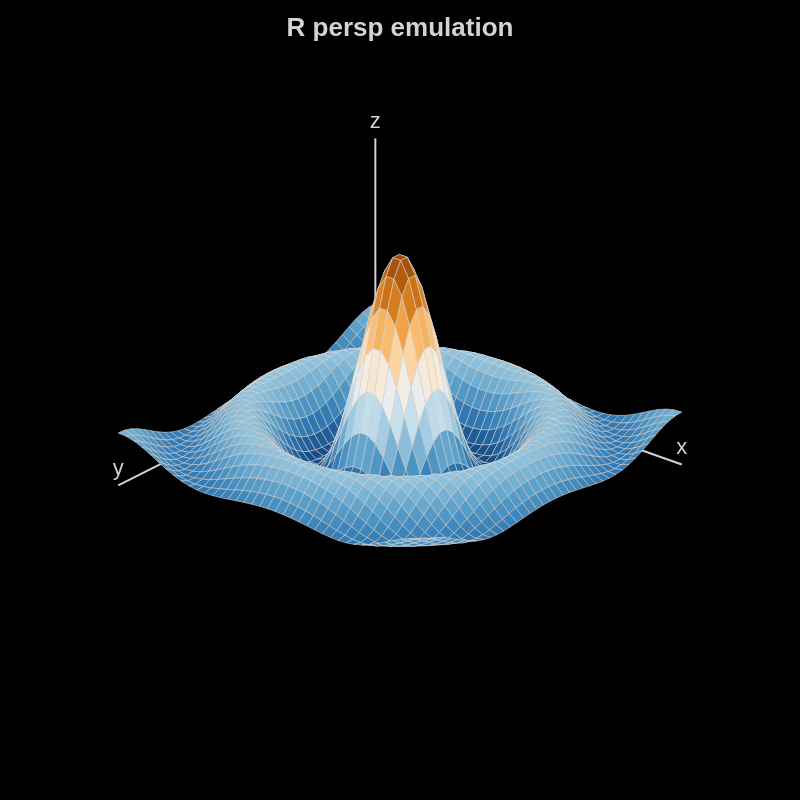

Vega-Lite specification stored for this chart:
### Vega specification from a JSON file in a GitHub repository (floating-point values rounded to 4 significant figures)
{"$schema": "https://vega.github.io/schema/vega/v5.json", "width": 400, "height": 400, "background": "black", "title": {"text": "R persp emulation", "color": {"signal": "axis_color"}, "dy": 25}, "signals": [{"name": "x_sequence", "value": {"min": -10, "max": 10, "count": 40}}, {"name": "y_sequence", "init": "x_sequence"}, {"name": "size_matrix", "init": "length(data('matrix'))"}, {"name": "size", "init": "min(width,height)/2"}, {"name": "expand", "value": 0.6, "bind": {"input": "range", "min": 0, "max": 2, "step": 0.1}}, {"name": "grid_color", "value": "lightgrey"}, {"name": "axis_color", "value": "lightgrey"}, {"name": "scale", "value": 1, "bind": {"input": "range", "min": 0, "max": 2, "step": 0.1}, "on": [{"events": "view:mousewheel", "update": "max(0, min(2, scale + (event.wheelDelta > 0 ? 0.1 : -0.1)))"}]}, {"name": "angle_HOR", "on": [{"events": {"source": "view", "type": "mousemove", "filter": "event.buttons === 1"}, "update": "theta + ((event.movementX < 0) ^ (phi > 180) ? 5 : (event.movementX > 0) ^(phi > 180) ? -5 : 0)"}]}, {"name": "validAngle_HOR", "update": "angle_HOR % 360 <0 ? 360 + angle_HOR % 360 : angle_HOR % 360"}, {"name": "angle_VER", "on": [{"events": {"source": "view", "type": "mousemove", "filter": "event.buttons === 1"}, "update": "phi + (event.movementY < 0 ? 5 : event.movementY > 0 ? -5 : 0)"}]}, {"name": "validAngle_VER", "update": "angle_VER % 360 <0 ? 360 + angle_VER % 360 : angle_VER % 360"}, {"name": "theta", "value": 40, "bind": {"input": "range", "min": 0, "max": 360, "step": 1}, "on": [{"events": {"signal": "validAngle_HOR"}, "update": "validAngle_HOR"}]}, {"name": "phi", "value": 65, "bind": {"input": "range", "min": 0, "max": 360, "step": 1}, "on": [{"events": {"signal": "validAngle_VER"}, "update": "validAngle_VER"}]}, {"name": "axes", "value": true, "bind": {"input": "checkbox"}}, {"name": "qrAngle_HOR", "init": "PI*(theta)/360", "on": [{"events": {"signal": "-theta"}, "update": "PI*(theta)/360"}]}, {"name": "qrAngle_VER", "init": "PI*(phi)/360", "on": [{"events": {"signal": "phi"}, "update": "PI*(phi)/360"}]}, {"name": "qrw0", "update": "cos(qrAngle_VER)"}, {"name": "qrw1", "update": "cos(qrAngle_HOR)"}, {"name": "qrx0", "update": "sin(qrAngle_VER)"}, {"name": "qrz1", "update": "sin(qrAngle_HOR)"}, {"name": "q", "update": "{x:qrx0*qrw1, y:-qrx0*qrz1, z:qrw0*qrz1, w: qrw0*qrw1}"}, {"name": "q_1", "update": "{x:-q.x, y:-q.y, z: -q.z, w: q.w}"}, {"name": "matrix_values", "init": "{}", "on": [{"events": "area:mouseover,line:mouseover", "update": "{'x':format(invert('scale_x',datum.x),'.2f'),'y':format(invert('scale_y',datum.y),'.2f'),'z':format(datum.value,'.2f')}"}, {"events": "area:mouseout,line:mouseout", "update": "{}"}]}], "scales": [{"name": "scale_x", "type": "linear", "domain": {"data": "z_matrix", "field": "x"}, "range": [{"signal": "-size/2"}, {"signal": "size/2"}]}, {"name": "scale_y", "type": "linear", "domain": {"data": "z_matrix", "field": "y"}, "range": [{"signal": "-size/2"}, {"signal": "size/2"}]}, {"name": "scale_z", "type": "linear", "domain": {"data": "z_matrix", "field": "z"}, "range": [{"signal": "-size/2"}, {"signal": "size/2"}]}], "data": [{"name": "matrix", "values": [], "transform": [{"type": "sequence", "start": {"signal": "x_sequence.min"}, "stop": {"signal": "x_sequence.max+(x_sequence.max-x_sequence.min)/(x_sequence.count-1)"}, "step": {"signal": "(x_sequence.max-x_sequence.min)/(x_sequence.count-1)"}, "as": "x"}, {"type": "formula", "expr": "sequence(y_sequence.min,y_sequence.max + (y_sequence.max-y_sequence.min)/(y_sequence.count-1),(y_sequence.max-y_sequence.min)/(y_sequence.count-1))", "as": "y"}, {"type": "flatten", "fields": ["y"]}]}, {"name": "z_matrix", "source": "matrix", "transform": [{"type": "formula", "expr": "sqrt(pow(datum.x,2)+pow(datum.y,2))", "as": "z"}, {"type": "formula", "expr": "10*sin(datum.z)/datum.z", "as": "z"}, {"type": "formula", "expr": "isValid(datum.z)?datum.z:1", "as": "z"}]}, {"name": "scaled_z_matrix", "source": "z_matrix", "transform": [{"type": "formula", "expr": "expand*datum.z", "as": "scaled_z"}]}, {"name": "projections", "source": "scaled_z_matrix", "transform": [{"type": "collect", "sort": {"field": ["x", "y"], "order": ["ascending", "ascending"]}}, {"type": "formula", "expr": "{x:scale('scale_x',datum.x),y:scale('scale_y',datum.y),z:scale('scale_z',datum.scaled_z)}", "as": "points"}, {"type": "formula", "expr": "{x:q.w * datum.points.x + q.y*datum.points.z- q.z * datum.points.y, y:q.w * datum.points.y - q.x * datum.points.z  + q.z*datum.points.x, z:q.w * datum.points.z  + q.x*datum.points.y - q.y * datum.points.x, w: -q.x * datum.points.x - q.y * datum.points.y - q.z * datum.points.z}", "as": "q1"}, {"type": "formula", "expr": "{x:datum.q1.w * q_1.x + datum.q1.x * q_1.w + datum.q1.y * q_1.z - datum.q1.z * q_1.y, y:datum.q1.w * q_1.y - datum.q1.x * q_1.z + datum.q1.y * q_1.w + datum.q1.z * q_1.x, z:datum.q1.w * q_1.z + datum.q1.x * q_1.y - datum.q1.y * q_1.x + datum.q1.z * q_1.w}", "as": "pq2"}, {"type": "formula", "expr": "(datum.pq2.x)*scale", "as": "x"}, {"type": "formula", "expr": "(datum.pq2.y)*scale", "as": "y"}, {"type": "formula", "expr": "(datum.pq2.z)", "as": "pq_z"}]}, {"name": "axes", "values": [{"root": {"x": -100, "y": -100, "z": -85.46}, "q1": {"x": -34.7, "y": -64.95, "z": -136.6, "w": 56.77}, "pq2": {"x": -12.33, "y": 17.92, "z": -163.8}, "p_root": {"x": -12.33, "y": 17.92}, "axis": [{"label": "x", "x": 100, "y": -100, "z": -85.46}, {"label": "y", "x": -100, "y": 100, "z": -85.46}, {"label": "z", "x": -100, "y": -100, "z": 34.54}]}], "transform": [{"type": "formula", "expr": "{x:range('scale_x')[0],y:range('scale_y')[0],z:scale('scale_z',domain('scale_z')[0]*expand)}", "as": "root"}, {"type": "formula", "expr": "{x:q.w * datum.root.x + q.y*datum.root.z- q.z * datum.root.y, y:q.w * datum.root.y - q.x * datum.root.z  + q.z*datum.root.x, z:q.w * datum.root.z  + q.x*datum.root.y - q.y * datum.root.x, w: -q.x * datum.root.x - q.y * datum.root.y - q.z * datum.root.z}", "as": "q1"}, {"type": "formula", "expr": "{x:datum.q1.w * q_1.x + datum.q1.x * q_1.w + datum.q1.y * q_1.z - datum.q1.z * q_1.y, y:datum.q1.w * q_1.y - datum.q1.x * q_1.z + datum.q1.y * q_1.w + datum.q1.z * q_1.x, z:datum.q1.w * q_1.z + datum.q1.x * q_1.y - datum.q1.y * q_1.x + datum.q1.z * q_1.w}", "as": "pq2"}, {"type": "formula", "expr": "{x:(datum.pq2.x)*scale, y:(datum.pq2.y)*scale}", "as": "p_root"}, {"type": "formula", "expr": "[{label:'x', x:range('scale_x')[1],y:range('scale_y')[0],z:scale('scale_z',domain('scale_z')[0]*expand)},{label:'y', x:range('scale_x')[0],y:range('scale_y')[1],z:scale('scale_z',domain('scale_z')[0]*expand)},{label:'z', x:range('scale_x')[0],y:range('scale_y')[0],z:scale('scale_z',domain('scale_z')[1]*expand)}]", "as": "axis"}, {"type": "flatten", "fields": ["axis"]}, {"type": "formula", "expr": "{x:q.w * datum.axis.x + q.y*datum.axis.z- q.z * datum.axis.y, y:q.w * datum.axis.y - q.x * datum.axis.z  + q.z*datum.axis.x, z:q.w * datum.axis.z  + q.x*datum.axis.y - q.y * datum.axis.x, w: -q.x * datum.axis.x - q.y * datum.axis.y - q.z * datum.axis.z}", "as": "q1"}, {"type": "formula", "expr": "{x:datum.q1.w * q_1.x + datum.q1.x * q_1.w + datum.q1.y * q_1.z - datum.q1.z * q_1.y, y:datum.q1.w * q_1.y - datum.q1.x * q_1.z + datum.q1.y * q_1.w + datum.q1.z * q_1.x, z:datum.q1.w * q_1.z + datum.q1.x * q_1.y - datum.q1.y * q_1.x + datum.q1.z * q_1.w}", "as": "pq2"}, {"type": "formula", "expr": "{x:(datum.pq2.x)*scale, y:(datum.pq2.y)*scale}", "as": "p_axis"}]}, {"name": "areas", "values": [{"i": [1, 2, 3, 4, 5, 6, 7, 8, 9, 10, 11, 12, 13, 14, 15, 16, 17, 18, 19, 20, 21, 22, 23, 24, 25, 26, 27, 28, 29, 30, 31, 32, 33, 34, 35, 36, 37, 38, 39], "j": [1, 2, 3, 4, 5, 6, 7, 8, 9, 10, 11, 12, 13, 14, 15, 16, 17, 18, 19, 20, 21, 22, 23, 24, 25, 26, 27, 28, 29, 30, 31, 32, 33, 34, 35, 36, 37, 38, 39]}], "transform": [{"type": "formula", "expr": "sequence(1,x_sequence.count,1)", "as": "i"}, {"type": "formula", "expr": "sequence(1,y_sequence.count,1)", "as": "j"}, {"type": "flatten", "fields": ["i"]}, {"type": "flatten", "fields": ["j"]}, {"type": "formula", "expr": "[(datum.i-1)*y_sequence.count+(datum.j-1),(datum.i)*y_sequence.count+(datum.j-1),(datum.i)*y_sequence.count+(datum.j),(datum.i-1)*y_sequence.count+(datum.j),(datum.i-1)*y_sequence.count+(datum.j-1)]", "as": "indice"}, {"type": "flatten", "fields": ["indice"]}, {"type": "formula", "expr": "data('projections')[datum.indice]", "as": "item"}, {"type": "project", "fields": ["i", "j", "item.x", "item.y", "item.z", "item.pq_z"], "as": ["i", "j", "x", "y", "z", "pq_z"]}, {"type": "window", "groupby": ["i", "j"], "fields": ["z", "pq_z"], "frame": [null, null], "ops": ["average", "average"], "as": ["value", "avg_pqz"]}, {"type": "collect", "sort": {"field": ["avg_pqz"]}}]}], "marks": [{"name": "axes_m", "type": "rule", "from": {"data": "axes"}, "encode": {"enter": {"stroke": {"signal": "axis_color"}, "strokewidth": {"value": 1}}, "update": {"opacity": {"signal": "axes?1:0"}, "x": {"field": "p_root.x", "offset": {"signal": "width/2"}}, "y": {"field": "p_root.y", "offset": {"signal": "height/2.5"}}, "x2": {"field": "p_axis.x", "offset": {"signal": "width/2"}}, "y2": {"field": "p_axis.y", "offset": {"signal": "height/2.5"}}}}}, {"type": "text", "from": {"data": "axes_m"}, "encode": {"enter": {"text": {"field": "datum.axis.label"}, "fill": {"signal": "axis_color"}, "align": {"value": "center"}}, "update": {"opacity": {"signal": "axes?1:0"}, "xc": {"field": "x2"}, "yc": {"field": "y2", "offset": -5}, "tooltip": {"signal": "{'min':format(domain('scale_'+datum.datum.axis.label)[0],'.2f'),'max':format(domain('scale_'+datum.datum.axis.label)[1],'.2f')}"}}}}, {"type": "group", "from": {"facet": {"name": "area", "data": "areas", "groupby": ["i", "j"]}}, "scales": [{"name": "color", "type": "linear", "domain": {"data": "areas", "field": "value"}, "range": {"scheme": "blueorange"}}], "marks": [{"type": "area", "from": {"data": "area"}, "encode": {"enter": {"fill": {"field": "value", "scale": "color"}}, "update": {"x": {"field": "x", "offset": {"signal": "width/2"}}, "y": {"field": "y", "offset": {"signal": "height/2.5"}}, "y2": {"value": 0}}}}, {"type": "line", "from": {"data": "area"}, "encode": {"enter": {"strokeWidth": {"value": 0.3}, "stroke": {"signal": "grid_color"}}, "update": {"x": {"field": "x", "offset": {"signal": "width/2"}}, "y": {"field": "y", "offset": {"signal": "height/2.5"}}, "y2": {"value": 0}}}}]}, {"type": "text", "encode": {"enter": {"fill": {"signal": "axis_color"}, "align": {"value": "center"}}, "update": {"xc": {"signal": "width/2"}, "yc": {"signal": "height*0.85"}, "text": {"signal": "'x: '+matrix_values.x+', y: '+matrix_values.y+', z: '+matrix_values.z"}, "opacity": {"signal": "isValid(matrix_values.x)?1:0"}}}}]}
